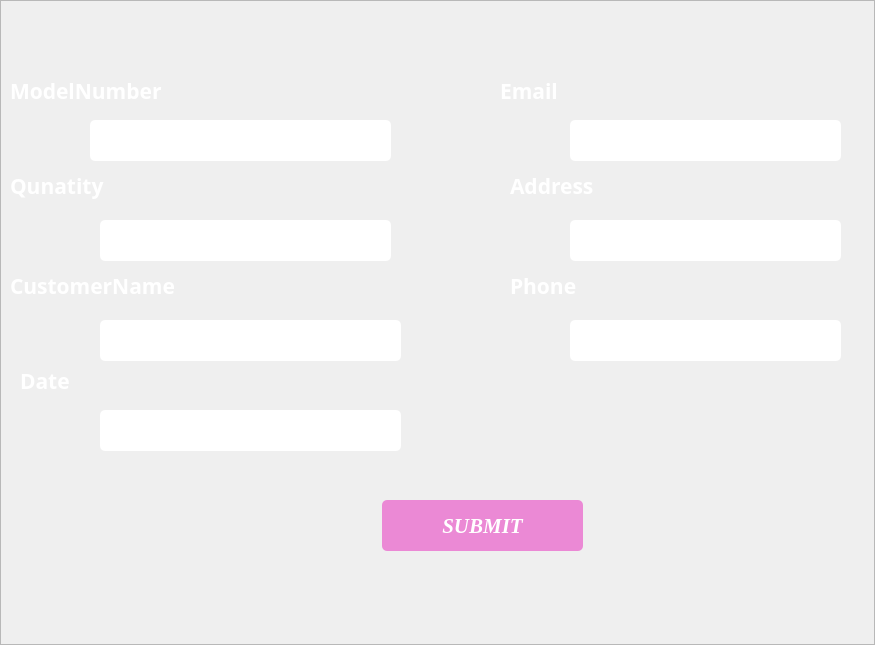
<?xml version="1.0" encoding="UTF-8"?>
<ui version="4.0">
 <class>cstmrframe</class>
 <widget class="QFrame" name="cstmrframe">
  <property name="geometry">
   <rect>
    <x>0</x>
    <y>0</y>
    <width>875</width>
    <height>645</height>
   </rect>
  </property>
  <property name="windowTitle">
   <string>Frame</string>
  </property>
  <property name="frameShape">
   <enum>QFrame::StyledPanel</enum>
  </property>
  <property name="frameShadow">
   <enum>QFrame::Raised</enum>
  </property>
  <widget class="QLabel" name="label">
   <property name="geometry">
    <rect>
     <x>10</x>
     <y>70</y>
     <width>191</width>
     <height>41</height>
    </rect>
   </property>
   <property name="font">
    <font>
     <family>Sitka Subheading</family>
     <pointsize>16</pointsize>
     <weight>75</weight>
     <bold>true</bold>
    </font>
   </property>
   <property name="styleSheet">
    <string notr="true">QLabel
{


	color: rgb(255, 255, 255);

}</string>
   </property>
   <property name="text">
    <string>ModelNumber</string>
   </property>
  </widget>
  <widget class="QLabel" name="label_2">
   <property name="geometry">
    <rect>
     <x>10</x>
     <y>160</y>
     <width>121</width>
     <height>51</height>
    </rect>
   </property>
   <property name="font">
    <font>
     <family>Sitka Heading</family>
     <pointsize>16</pointsize>
     <weight>75</weight>
     <bold>true</bold>
    </font>
   </property>
   <property name="styleSheet">
    <string notr="true">QLabel
{


	color: rgb(255, 255, 255);

}</string>
   </property>
   <property name="text">
    <string>Qunatity</string>
   </property>
  </widget>
  <widget class="QLabel" name="label_3">
   <property name="geometry">
    <rect>
     <x>10</x>
     <y>260</y>
     <width>211</width>
     <height>51</height>
    </rect>
   </property>
   <property name="font">
    <font>
     <family>Sitka Heading</family>
     <pointsize>16</pointsize>
     <weight>75</weight>
     <bold>true</bold>
    </font>
   </property>
   <property name="styleSheet">
    <string notr="true">QLabel
{


	color: rgb(255, 255, 255);

}</string>
   </property>
   <property name="text">
    <string>CustomerName</string>
   </property>
  </widget>
  <widget class="QLabel" name="label_4">
   <property name="geometry">
    <rect>
     <x>500</x>
     <y>60</y>
     <width>81</width>
     <height>61</height>
    </rect>
   </property>
   <property name="font">
    <font>
     <family>Sitka Heading</family>
     <pointsize>16</pointsize>
     <weight>75</weight>
     <bold>true</bold>
    </font>
   </property>
   <property name="styleSheet">
    <string notr="true">QLabel
{


	color: rgb(255, 255, 255);

}</string>
   </property>
   <property name="text">
    <string>Email</string>
   </property>
  </widget>
  <widget class="QLabel" name="label_6">
   <property name="geometry">
    <rect>
     <x>510</x>
     <y>160</y>
     <width>151</width>
     <height>51</height>
    </rect>
   </property>
   <property name="font">
    <font>
     <family>Sitka Heading</family>
     <pointsize>16</pointsize>
     <weight>75</weight>
     <bold>true</bold>
    </font>
   </property>
   <property name="styleSheet">
    <string notr="true">QLabel
{


	color: rgb(255, 255, 255);

}</string>
   </property>
   <property name="text">
    <string>Address</string>
   </property>
  </widget>
  <widget class="QLabel" name="label_5">
   <property name="geometry">
    <rect>
     <x>510</x>
     <y>270</y>
     <width>101</width>
     <height>31</height>
    </rect>
   </property>
   <property name="font">
    <font>
     <family>Sitka Heading</family>
     <pointsize>16</pointsize>
     <weight>75</weight>
     <bold>true</bold>
    </font>
   </property>
   <property name="styleSheet">
    <string notr="true">QLabel
{


	color: rgb(255, 255, 255);

}</string>
   </property>
   <property name="text">
    <string>Phone</string>
   </property>
  </widget>
  <widget class="QLineEdit" name="txtnm">
   <property name="geometry">
    <rect>
     <x>90</x>
     <y>120</y>
     <width>301</width>
     <height>41</height>
    </rect>
   </property>
   <property name="styleSheet">
    <string notr="true">QLineEdit
{
border-radius:5px;
}</string>
   </property>
  </widget>
  <widget class="QLineEdit" name="txtqnty">
   <property name="geometry">
    <rect>
     <x>100</x>
     <y>220</y>
     <width>291</width>
     <height>41</height>
    </rect>
   </property>
   <property name="styleSheet">
    <string notr="true">QLineEdit
{
border-radius:5px;
}</string>
   </property>
  </widget>
  <widget class="QLineEdit" name="txtname">
   <property name="geometry">
    <rect>
     <x>100</x>
     <y>320</y>
     <width>301</width>
     <height>41</height>
    </rect>
   </property>
   <property name="styleSheet">
    <string notr="true">QLineEdit
{
border-radius:5px;
}</string>
   </property>
  </widget>
  <widget class="QLineEdit" name="txtemail">
   <property name="geometry">
    <rect>
     <x>570</x>
     <y>120</y>
     <width>271</width>
     <height>41</height>
    </rect>
   </property>
   <property name="styleSheet">
    <string notr="true">QLineEdit
{
border-radius:5px;
}</string>
   </property>
  </widget>
  <widget class="QLineEdit" name="txtaddress">
   <property name="geometry">
    <rect>
     <x>570</x>
     <y>220</y>
     <width>271</width>
     <height>41</height>
    </rect>
   </property>
   <property name="styleSheet">
    <string notr="true">QLineEdit
{
border-radius:5px;
}</string>
   </property>
  </widget>
  <widget class="QLineEdit" name="txtph">
   <property name="geometry">
    <rect>
     <x>570</x>
     <y>320</y>
     <width>271</width>
     <height>41</height>
    </rect>
   </property>
   <property name="styleSheet">
    <string notr="true">QLineEdit
{
border-radius:5px;
}</string>
   </property>
  </widget>
  <widget class="QPushButton" name="btnok">
   <property name="geometry">
    <rect>
     <x>382</x>
     <y>500</y>
     <width>201</width>
     <height>51</height>
    </rect>
   </property>
   <property name="font">
    <font>
     <family>Times New Roman</family>
     <pointsize>16</pointsize>
     <weight>75</weight>
     <italic>true</italic>
     <bold>true</bold>
    </font>
   </property>
   <property name="styleSheet">
    <string notr="true">QPushButton
{
	background-color: rgb(235, 137, 213);
	
}
QPushButton
{  
   color:white;
   border-radius:5px;
}
QPushButton:hover
{  
   color:white;
   border-radius:5px;
   
	
	background-color: rgb(113, 136, 213);

}</string>
   </property>
   <property name="text">
    <string>SUBMIT</string>
   </property>
  </widget>
  <widget class="QLabel" name="date">
   <property name="geometry">
    <rect>
     <x>20</x>
     <y>360</y>
     <width>101</width>
     <height>41</height>
    </rect>
   </property>
   <property name="font">
    <font>
     <family>Sitka Heading</family>
     <pointsize>16</pointsize>
     <weight>75</weight>
     <bold>true</bold>
    </font>
   </property>
   <property name="styleSheet">
    <string notr="true">QLabel
{


	color: rgb(255, 255, 255);

}</string>
   </property>
   <property name="text">
    <string>Date</string>
   </property>
  </widget>
  <widget class="QLineEdit" name="txtdate">
   <property name="geometry">
    <rect>
     <x>100</x>
     <y>410</y>
     <width>301</width>
     <height>41</height>
    </rect>
   </property>
   <property name="styleSheet">
    <string notr="true">QLineEdit
{
border-radius:5px;
}</string>
   </property>
  </widget>
  <widget class="QLabel" name="label_image">
   <property name="geometry">
    <rect>
     <x>4</x>
     <y>-15</y>
     <width>871</width>
     <height>671</height>
    </rect>
   </property>
   <property name="text">
    <string/>
   </property>
   <property name="pixmap">
    <pixmap>img6.jpg</pixmap>
   </property>
  </widget>
  <zorder>label_image</zorder>
  <zorder>label</zorder>
  <zorder>label_2</zorder>
  <zorder>label_3</zorder>
  <zorder>label_4</zorder>
  <zorder>label_6</zorder>
  <zorder>label_5</zorder>
  <zorder>txtnm</zorder>
  <zorder>txtqnty</zorder>
  <zorder>txtname</zorder>
  <zorder>txtemail</zorder>
  <zorder>txtaddress</zorder>
  <zorder>txtph</zorder>
  <zorder>btnok</zorder>
  <zorder>date</zorder>
  <zorder>txtdate</zorder>
 </widget>
 <resources>
  <include location="imgresource.qrc"/>
 </resources>
 <connections/>
</ui>
